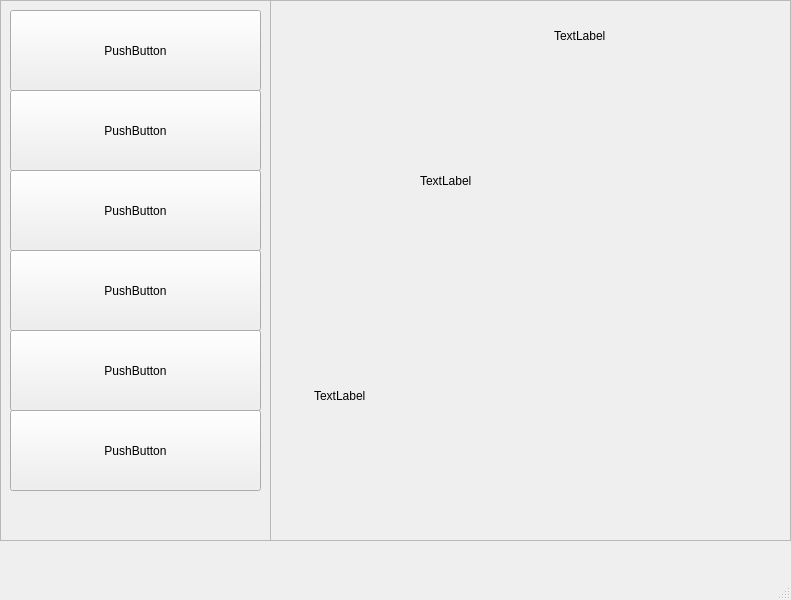
<?xml version="1.0" encoding="UTF-8"?>
<ui version="4.0">
 <class>MainWindow</class>
 <widget class="QMainWindow" name="MainWindow">
  <property name="geometry">
   <rect>
    <x>0</x>
    <y>0</y>
    <width>791</width>
    <height>600</height>
   </rect>
  </property>
  <property name="windowTitle">
   <string>MainWindow</string>
  </property>
  <widget class="QWidget" name="centralwidget">
   <widget class="QFrame" name="frame">
    <property name="geometry">
     <rect>
      <x>0</x>
      <y>0</y>
      <width>271</width>
      <height>541</height>
     </rect>
    </property>
    <property name="frameShape">
     <enum>QFrame::StyledPanel</enum>
    </property>
    <property name="frameShadow">
     <enum>QFrame::Raised</enum>
    </property>
    <widget class="QPushButton" name="pushButton">
     <property name="geometry">
      <rect>
       <x>10</x>
       <y>10</y>
       <width>251</width>
       <height>81</height>
      </rect>
     </property>
     <property name="text">
      <string>PushButton</string>
     </property>
    </widget>
    <widget class="QPushButton" name="pushButton_2">
     <property name="geometry">
      <rect>
       <x>10</x>
       <y>90</y>
       <width>251</width>
       <height>81</height>
      </rect>
     </property>
     <property name="text">
      <string>PushButton</string>
     </property>
    </widget>
    <widget class="QPushButton" name="pushButton_3">
     <property name="geometry">
      <rect>
       <x>10</x>
       <y>170</y>
       <width>251</width>
       <height>81</height>
      </rect>
     </property>
     <property name="text">
      <string>PushButton</string>
     </property>
    </widget>
    <widget class="QPushButton" name="pushButton_4">
     <property name="geometry">
      <rect>
       <x>10</x>
       <y>250</y>
       <width>251</width>
       <height>81</height>
      </rect>
     </property>
     <property name="text">
      <string>PushButton</string>
     </property>
    </widget>
    <widget class="QPushButton" name="pushButton_5">
     <property name="geometry">
      <rect>
       <x>10</x>
       <y>330</y>
       <width>251</width>
       <height>81</height>
      </rect>
     </property>
     <property name="text">
      <string>PushButton</string>
     </property>
    </widget>
    <widget class="QPushButton" name="pushButton_6">
     <property name="geometry">
      <rect>
       <x>10</x>
       <y>410</y>
       <width>251</width>
       <height>81</height>
      </rect>
     </property>
     <property name="text">
      <string>PushButton</string>
     </property>
    </widget>
   </widget>
   <widget class="QFrame" name="frame_2">
    <property name="geometry">
     <rect>
      <x>270</x>
      <y>0</y>
      <width>521</width>
      <height>541</height>
     </rect>
    </property>
    <property name="frameShape">
     <enum>QFrame::StyledPanel</enum>
    </property>
    <property name="frameShadow">
     <enum>QFrame::Raised</enum>
    </property>
    <widget class="QLabel" name="label">
     <property name="geometry">
      <rect>
       <x>150</x>
       <y>70</y>
       <width>211</width>
       <height>221</height>
      </rect>
     </property>
     <property name="minimumSize">
      <size>
       <width>0</width>
       <height>0</height>
      </size>
     </property>
     <property name="text">
      <string>TextLabel</string>
     </property>
    </widget>
    <widget class="QLabel" name="label_2">
     <property name="geometry">
      <rect>
       <x>284</x>
       <y>25</y>
       <width>191</width>
       <height>21</height>
      </rect>
     </property>
     <property name="text">
      <string>TextLabel</string>
     </property>
    </widget>
    <widget class="QLabel" name="label_3">
     <property name="geometry">
      <rect>
       <x>44</x>
       <y>305</y>
       <width>431</width>
       <height>181</height>
      </rect>
     </property>
     <property name="text">
      <string>TextLabel</string>
     </property>
    </widget>
   </widget>
  </widget>
  <widget class="QMenuBar" name="menubar">
   <property name="geometry">
    <rect>
     <x>0</x>
     <y>0</y>
     <width>791</width>
     <height>26</height>
    </rect>
   </property>
  </widget>
  <widget class="QStatusBar" name="statusbar"/>
 </widget>
 <resources/>
 <connections/>
</ui>
